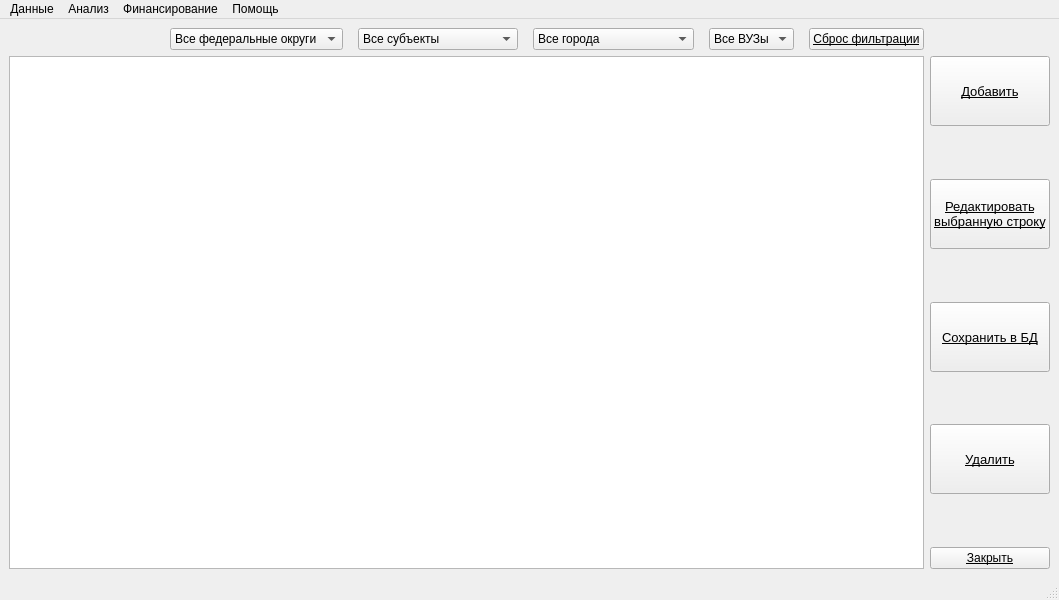
<?xml version="1.0" encoding="UTF-8"?>
<ui version="4.0">
 <class>MainWindow</class>
 <widget class="QMainWindow" name="MainWindow">
  <property name="geometry">
   <rect>
    <x>0</x>
    <y>0</y>
    <width>1059</width>
    <height>600</height>
   </rect>
  </property>
  <property name="acceptDrops">
   <bool>false</bool>
  </property>
  <property name="windowTitle">
   <string>НИР по грантам</string>
  </property>
  <property name="windowIcon">
   <iconset>
    <normaloff>png/Верблюд.png</normaloff>png/Верблюд.png</iconset>
  </property>
  <property name="windowOpacity">
   <double>1.000000000000000</double>
  </property>
  <property name="iconSize">
   <size>
    <width>30</width>
    <height>30</height>
   </size>
  </property>
  <property name="toolButtonStyle">
   <enum>Qt::ToolButtonIconOnly</enum>
  </property>
  <widget class="QWidget" name="centralwidget">
   <layout class="QGridLayout" name="gridLayout_2">
    <item row="0" column="0">
     <layout class="QGridLayout" name="gridLayout">
      <item row="0" column="0">
       <layout class="QHBoxLayout" name="horizontalLayout">
        <property name="spacing">
         <number>15</number>
        </property>
        <item>
         <spacer name="horizontalSpacer">
          <property name="orientation">
           <enum>Qt::Horizontal</enum>
          </property>
          <property name="sizeHint" stdset="0">
           <size>
            <width>40</width>
            <height>20</height>
           </size>
          </property>
         </spacer>
        </item>
        <item>
         <widget class="QComboBox" name="fedCombo">
          <property name="sizePolicy">
           <sizepolicy hsizetype="Expanding" vsizetype="Fixed">
            <horstretch>0</horstretch>
            <verstretch>0</verstretch>
           </sizepolicy>
          </property>
          <property name="currentText">
           <string>Все федеральные округи</string>
          </property>
          <item>
           <property name="text">
            <string>Все федеральные округи</string>
           </property>
          </item>
         </widget>
        </item>
        <item>
         <widget class="QComboBox" name="subCombo">
          <property name="sizePolicy">
           <sizepolicy hsizetype="Expanding" vsizetype="Fixed">
            <horstretch>0</horstretch>
            <verstretch>0</verstretch>
           </sizepolicy>
          </property>
          <property name="minimumSize">
           <size>
            <width>70</width>
            <height>0</height>
           </size>
          </property>
          <property name="currentText">
           <string>Все субъекты</string>
          </property>
          <property name="sizeAdjustPolicy">
           <enum>QComboBox::AdjustToContentsOnFirstShow</enum>
          </property>
          <item>
           <property name="text">
            <string>Все субъекты</string>
           </property>
          </item>
         </widget>
        </item>
        <item>
         <widget class="QComboBox" name="gorCombo">
          <property name="sizePolicy">
           <sizepolicy hsizetype="Expanding" vsizetype="Fixed">
            <horstretch>0</horstretch>
            <verstretch>0</verstretch>
           </sizepolicy>
          </property>
          <item>
           <property name="text">
            <string>Все города</string>
           </property>
          </item>
         </widget>
        </item>
        <item>
         <widget class="QComboBox" name="vuzCombo">
          <item>
           <property name="text">
            <string>Все ВУЗы</string>
           </property>
          </item>
         </widget>
        </item>
        <item>
         <widget class="QPushButton" name="resetFilter">
          <property name="sizePolicy">
           <sizepolicy hsizetype="Minimum" vsizetype="Minimum">
            <horstretch>0</horstretch>
            <verstretch>0</verstretch>
           </sizepolicy>
          </property>
          <property name="minimumSize">
           <size>
            <width>0</width>
            <height>0</height>
           </size>
          </property>
          <property name="maximumSize">
           <size>
            <width>200</width>
            <height>50</height>
           </size>
          </property>
          <property name="sizeIncrement">
           <size>
            <width>0</width>
            <height>0</height>
           </size>
          </property>
          <property name="baseSize">
           <size>
            <width>0</width>
            <height>0</height>
           </size>
          </property>
          <property name="font">
           <font>
            <pointsize>9</pointsize>
            <underline>true</underline>
           </font>
          </property>
          <property name="text">
           <string>Сброс фильтрации</string>
          </property>
         </widget>
        </item>
       </layout>
      </item>
      <item row="1" column="0">
       <widget class="QTableView" name="tableView">
        <property name="editTriggers">
         <set>QAbstractItemView::NoEditTriggers</set>
        </property>
        <property name="tabKeyNavigation">
         <bool>false</bool>
        </property>
        <property name="showDropIndicator" stdset="0">
         <bool>false</bool>
        </property>
        <property name="dragDropOverwriteMode">
         <bool>false</bool>
        </property>
        <property name="selectionMode">
         <enum>QAbstractItemView::ExtendedSelection</enum>
        </property>
        <property name="selectionBehavior">
         <enum>QAbstractItemView::SelectRows</enum>
        </property>
        <property name="verticalScrollMode">
         <enum>QAbstractItemView::ScrollPerPixel</enum>
        </property>
       </widget>
      </item>
      <item row="1" column="1">
       <layout class="QVBoxLayout" name="verticalLayout">
        <item>
         <widget class="QPushButton" name="addBtn">
          <property name="sizePolicy">
           <sizepolicy hsizetype="Maximum" vsizetype="Maximum">
            <horstretch>0</horstretch>
            <verstretch>3</verstretch>
           </sizepolicy>
          </property>
          <property name="maximumSize">
           <size>
            <width>170</width>
            <height>70</height>
           </size>
          </property>
          <property name="font">
           <font>
            <pointsize>10</pointsize>
            <weight>50</weight>
            <italic>false</italic>
            <bold>false</bold>
            <underline>true</underline>
           </font>
          </property>
          <property name="text">
           <string>Добавить</string>
          </property>
         </widget>
        </item>
        <item>
         <spacer name="verticalSpacer_2">
          <property name="orientation">
           <enum>Qt::Vertical</enum>
          </property>
          <property name="sizeHint" stdset="0">
           <size>
            <width>20</width>
            <height>40</height>
           </size>
          </property>
         </spacer>
        </item>
        <item>
         <widget class="QPushButton" name="changeBtn">
          <property name="sizePolicy">
           <sizepolicy hsizetype="Minimum" vsizetype="Fixed">
            <horstretch>0</horstretch>
            <verstretch>3</verstretch>
           </sizepolicy>
          </property>
          <property name="maximumSize">
           <size>
            <width>170</width>
            <height>70</height>
           </size>
          </property>
          <property name="font">
           <font>
            <pointsize>10</pointsize>
            <underline>true</underline>
           </font>
          </property>
          <property name="text">
           <string>Редактировать
выбранную строку</string>
          </property>
         </widget>
        </item>
        <item>
         <spacer name="verticalSpacer_4">
          <property name="orientation">
           <enum>Qt::Vertical</enum>
          </property>
          <property name="sizeHint" stdset="0">
           <size>
            <width>20</width>
            <height>40</height>
           </size>
          </property>
         </spacer>
        </item>
        <item>
         <widget class="QPushButton" name="saveDB">
          <property name="sizePolicy">
           <sizepolicy hsizetype="Maximum" vsizetype="Maximum">
            <horstretch>0</horstretch>
            <verstretch>3</verstretch>
           </sizepolicy>
          </property>
          <property name="maximumSize">
           <size>
            <width>170</width>
            <height>70</height>
           </size>
          </property>
          <property name="font">
           <font>
            <pointsize>10</pointsize>
            <underline>true</underline>
           </font>
          </property>
          <property name="text">
           <string>Сохранить в БД</string>
          </property>
         </widget>
        </item>
        <item>
         <spacer name="verticalSpacer_3">
          <property name="orientation">
           <enum>Qt::Vertical</enum>
          </property>
          <property name="sizeHint" stdset="0">
           <size>
            <width>20</width>
            <height>40</height>
           </size>
          </property>
         </spacer>
        </item>
        <item>
         <widget class="QPushButton" name="pushButton_5">
          <property name="sizePolicy">
           <sizepolicy hsizetype="Minimum" vsizetype="Fixed">
            <horstretch>0</horstretch>
            <verstretch>3</verstretch>
           </sizepolicy>
          </property>
          <property name="maximumSize">
           <size>
            <width>170</width>
            <height>70</height>
           </size>
          </property>
          <property name="font">
           <font>
            <pointsize>10</pointsize>
            <underline>true</underline>
           </font>
          </property>
          <property name="text">
           <string>Удалить</string>
          </property>
         </widget>
        </item>
        <item>
         <spacer name="verticalSpacer">
          <property name="orientation">
           <enum>Qt::Vertical</enum>
          </property>
          <property name="sizeHint" stdset="0">
           <size>
            <width>20</width>
            <height>40</height>
           </size>
          </property>
         </spacer>
        </item>
        <item>
         <widget class="QPushButton" name="closeBtn">
          <property name="sizePolicy">
           <sizepolicy hsizetype="Minimum" vsizetype="Fixed">
            <horstretch>0</horstretch>
            <verstretch>0</verstretch>
           </sizepolicy>
          </property>
          <property name="maximumSize">
           <size>
            <width>170</width>
            <height>50</height>
           </size>
          </property>
          <property name="font">
           <font>
            <pointsize>9</pointsize>
            <underline>true</underline>
           </font>
          </property>
          <property name="text">
           <string>Закрыть</string>
          </property>
         </widget>
        </item>
       </layout>
      </item>
     </layout>
    </item>
   </layout>
  </widget>
  <widget class="QMenuBar" name="menubar">
   <property name="geometry">
    <rect>
     <x>0</x>
     <y>0</y>
     <width>1059</width>
     <height>27</height>
    </rect>
   </property>
   <widget class="QMenu" name="menu">
    <property name="title">
     <string>Данные</string>
    </property>
    <addaction name="action"/>
    <addaction name="action_2"/>
    <addaction name="action_3"/>
   </widget>
   <widget class="QMenu" name="menu_2">
    <property name="title">
     <string>Анализ</string>
    </property>
    <addaction name="action_4"/>
    <addaction name="action_5"/>
    <addaction name="action_6"/>
   </widget>
   <widget class="QMenu" name="menu_3">
    <property name="title">
     <string>Финансирование</string>
    </property>
   </widget>
   <widget class="QMenu" name="menu_4">
    <property name="title">
     <string>Помощь</string>
    </property>
   </widget>
   <addaction name="menu"/>
   <addaction name="menu_2"/>
   <addaction name="menu_3"/>
   <addaction name="menu_4"/>
  </widget>
  <widget class="QStatusBar" name="statusbar"/>
  <action name="action">
   <property name="text">
    <string>НИР по грантам</string>
   </property>
  </action>
  <action name="action_2">
   <property name="text">
    <string>Конкурсы</string>
   </property>
  </action>
  <action name="action_3">
   <property name="text">
    <string>ВУЗы</string>
   </property>
  </action>
  <action name="action_4">
   <property name="text">
    <string>ВУЗы</string>
   </property>
  </action>
  <action name="action_5">
   <property name="text">
    <string>Конкурсы по грантам</string>
   </property>
  </action>
  <action name="action_6">
   <property name="text">
    <string>НИР по субъектам</string>
   </property>
  </action>
 </widget>
 <resources/>
 <connections/>
</ui>
